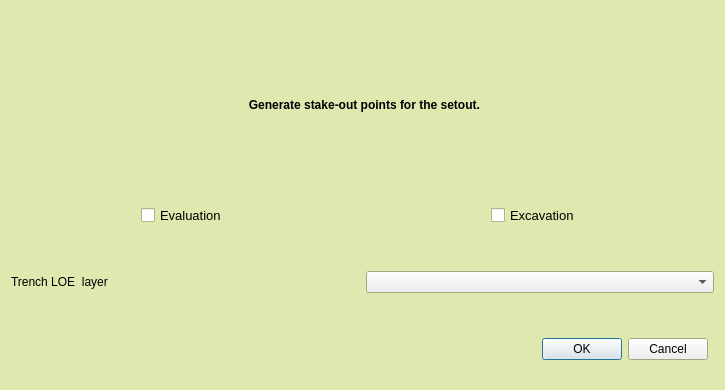
<?xml version="1.0" encoding="UTF-8"?>
<ui version="4.0">
 <class>TrenchCreatorDialogBase</class>
 <widget class="QDialog" name="TrenchCreatorDialogBase">
  <property name="windowModality">
   <enum>Qt::ApplicationModal</enum>
  </property>
  <property name="geometry">
   <rect>
    <x>0</x>
    <y>0</y>
    <width>725</width>
    <height>390</height>
   </rect>
  </property>
  <property name="maximumSize">
   <size>
    <width>16777215</width>
    <height>16777215</height>
   </size>
  </property>
  <property name="palette">
   <palette>
    <active>
     <colorrole role="Base">
      <brush brushstyle="SolidPattern">
       <color alpha="255">
        <red>255</red>
        <green>255</green>
        <blue>255</blue>
       </color>
      </brush>
     </colorrole>
     <colorrole role="Window">
      <brush brushstyle="SolidPattern">
       <color alpha="255">
        <red>221</red>
        <green>233</green>
        <blue>175</blue>
       </color>
      </brush>
     </colorrole>
    </active>
    <inactive>
     <colorrole role="Base">
      <brush brushstyle="SolidPattern">
       <color alpha="255">
        <red>255</red>
        <green>255</green>
        <blue>255</blue>
       </color>
      </brush>
     </colorrole>
     <colorrole role="Window">
      <brush brushstyle="SolidPattern">
       <color alpha="255">
        <red>221</red>
        <green>233</green>
        <blue>175</blue>
       </color>
      </brush>
     </colorrole>
    </inactive>
    <disabled>
     <colorrole role="Base">
      <brush brushstyle="SolidPattern">
       <color alpha="255">
        <red>221</red>
        <green>233</green>
        <blue>175</blue>
       </color>
      </brush>
     </colorrole>
     <colorrole role="Window">
      <brush brushstyle="SolidPattern">
       <color alpha="255">
        <red>221</red>
        <green>233</green>
        <blue>175</blue>
       </color>
      </brush>
     </colorrole>
    </disabled>
   </palette>
  </property>
  <property name="windowTitle">
   <string>Evaluation Trench Generator</string>
  </property>
  <layout class="QGridLayout" name="gridLayout">
   <item row="1" column="1">
    <widget class="QLabel" name="label">
     <property name="text">
      <string>&lt;html&gt;&lt;head/&gt;&lt;body&gt;&lt;p align=&quot;center&quot;&gt;&lt;span style=&quot; font-weight:600;&quot;&gt;Generate stake-out points for the setout. &lt;/span&gt;&lt;/p&gt;&lt;/body&gt;&lt;/html&gt;</string>
     </property>
    </widget>
   </item>
   <item row="7" column="1">
    <widget class="QDialogButtonBox" name="button_box">
     <property name="orientation">
      <enum>Qt::Horizontal</enum>
     </property>
     <property name="standardButtons">
      <set>QDialogButtonBox::Cancel|QDialogButtonBox::Ok</set>
     </property>
    </widget>
   </item>
   <item row="1" column="0">
    <widget class="QLabel" name="label_3">
     <property name="maximumSize">
      <size>
       <width>150</width>
       <height>150</height>
      </size>
     </property>
     <property name="text">
      <string/>
     </property>
     <property name="pixmap">
      <pixmap>icons/trench_so_points.png</pixmap>
     </property>
     <property name="scaledContents">
      <bool>true</bool>
     </property>
    </widget>
   </item>
   <item row="3" column="0" colspan="2">
    <layout class="QHBoxLayout" name="horizontalLayout_2">
     <item alignment="Qt::AlignHCenter">
      <widget class="QCheckBox" name="evaluation_checkBox">
       <property name="font">
        <font>
         <pointsize>10</pointsize>
        </font>
       </property>
       <property name="text">
        <string>Evaluation</string>
       </property>
       <property name="iconSize">
        <size>
         <width>16</width>
         <height>16</height>
        </size>
       </property>
       <property name="autoExclusive">
        <bool>true</bool>
       </property>
      </widget>
     </item>
     <item alignment="Qt::AlignHCenter">
      <widget class="QCheckBox" name="excavation_checkBox">
       <property name="font">
        <font>
         <pointsize>10</pointsize>
        </font>
       </property>
       <property name="text">
        <string>Excavation</string>
       </property>
       <property name="autoExclusive">
        <bool>true</bool>
       </property>
      </widget>
     </item>
    </layout>
   </item>
   <item row="4" column="0" colspan="2">
    <spacer name="horizontalSpacer">
     <property name="orientation">
      <enum>Qt::Horizontal</enum>
     </property>
     <property name="sizeHint" stdset="0">
      <size>
       <width>40</width>
       <height>20</height>
      </size>
     </property>
    </spacer>
   </item>
   <item row="6" column="0" colspan="2">
    <spacer name="horizontalSpacer_2">
     <property name="orientation">
      <enum>Qt::Horizontal</enum>
     </property>
     <property name="sizeHint" stdset="0">
      <size>
       <width>40</width>
       <height>20</height>
      </size>
     </property>
    </spacer>
   </item>
   <item row="5" column="0" colspan="3">
    <layout class="QHBoxLayout" name="horizontalLayout">
     <item>
      <widget class="QLabel" name="label_2">
       <property name="frameShape">
        <enum>QFrame::NoFrame</enum>
       </property>
       <property name="text">
        <string>Trench LOE  layer</string>
       </property>
      </widget>
     </item>
     <item>
      <widget class="QComboBox" name="trenchLOE_layer_comboBox">
       <property name="focusPolicy">
        <enum>Qt::WheelFocus</enum>
       </property>
      </widget>
     </item>
    </layout>
   </item>
  </layout>
 </widget>
 <resources/>
 <connections>
  <connection>
   <sender>button_box</sender>
   <signal>accepted()</signal>
   <receiver>TrenchCreatorDialogBase</receiver>
   <slot>accept()</slot>
   <hints>
    <hint type="sourcelabel">
     <x>20</x>
     <y>20</y>
    </hint>
    <hint type="destinationlabel">
     <x>20</x>
     <y>20</y>
    </hint>
   </hints>
  </connection>
  <connection>
   <sender>button_box</sender>
   <signal>rejected()</signal>
   <receiver>TrenchCreatorDialogBase</receiver>
   <slot>reject()</slot>
   <hints>
    <hint type="sourcelabel">
     <x>20</x>
     <y>20</y>
    </hint>
    <hint type="destinationlabel">
     <x>20</x>
     <y>20</y>
    </hint>
   </hints>
  </connection>
 </connections>
</ui>
